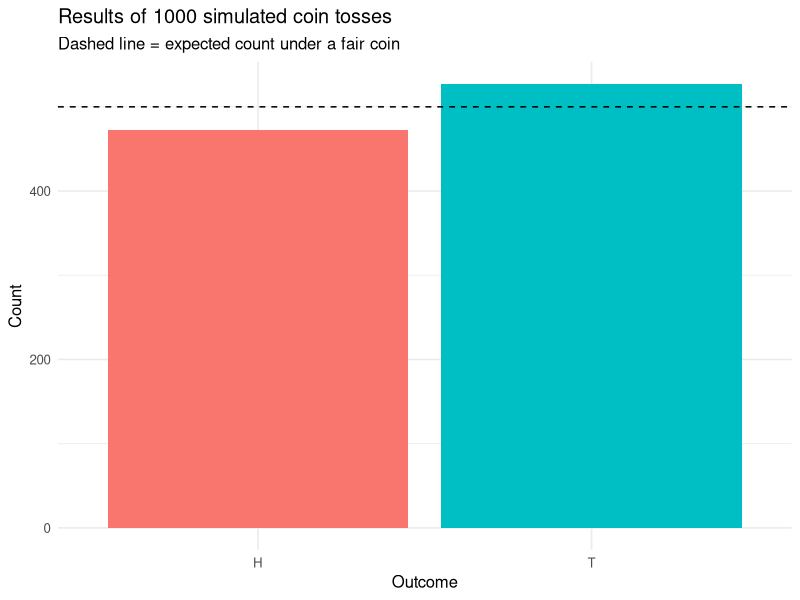
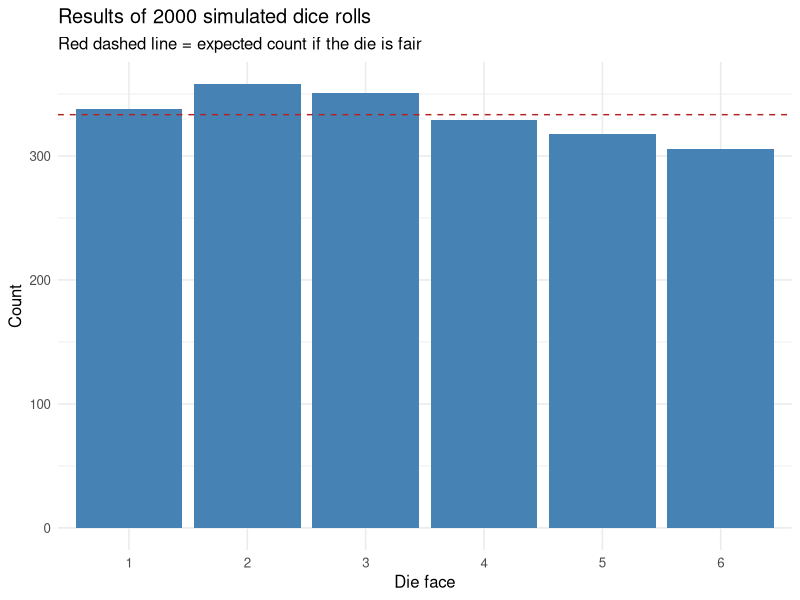
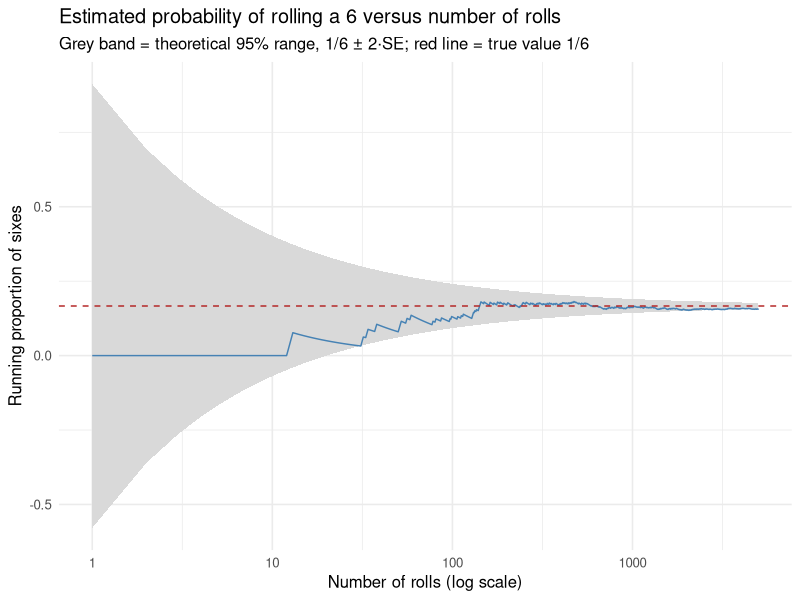
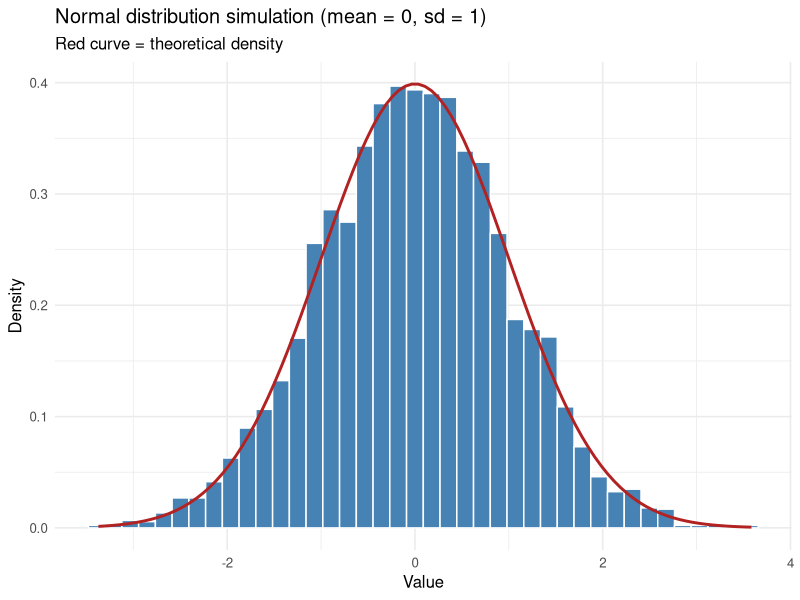
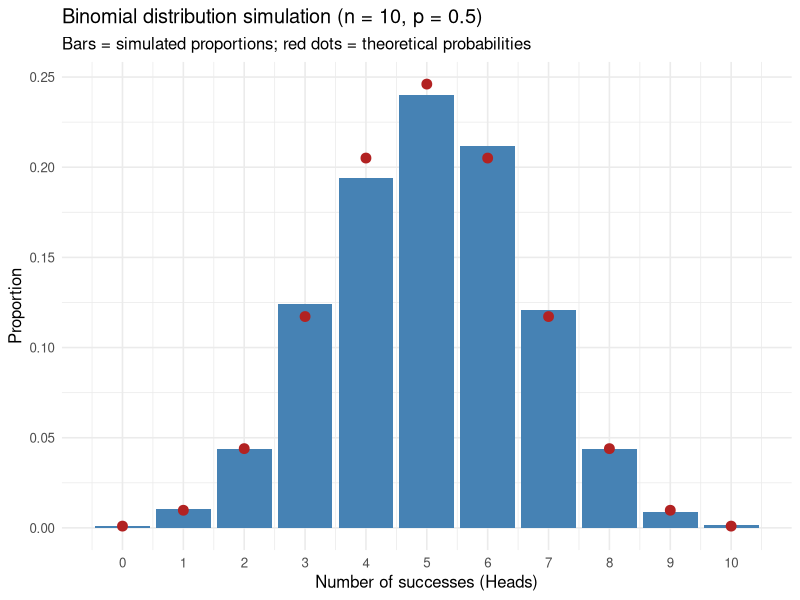
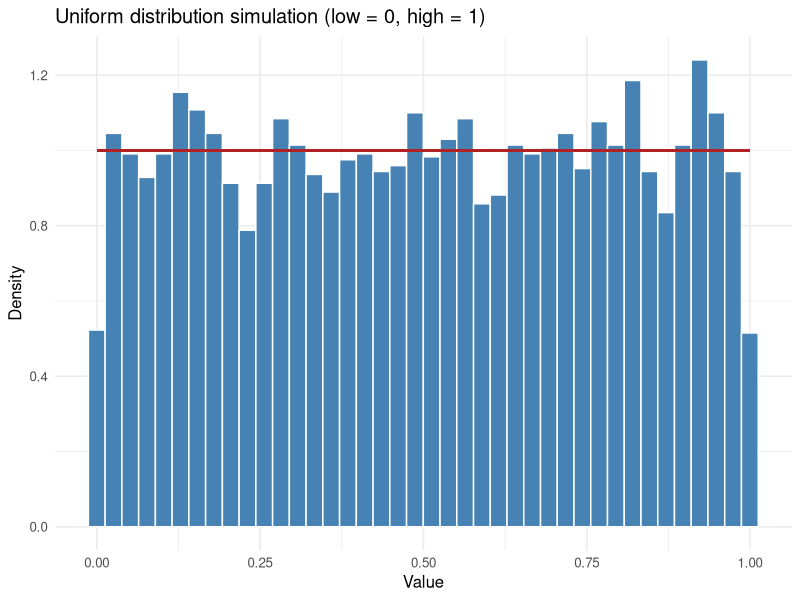
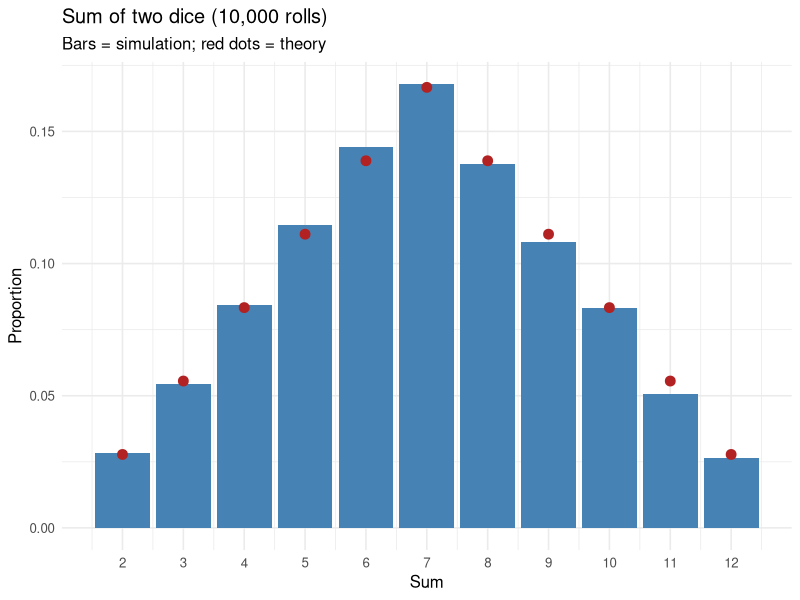

Here is the R script that generated these plots, in order:
## ---- chunk 1
knitr::opts_chunk$set(echo = TRUE, message = FALSE, warning = FALSE,
                      fig.width = 7, fig.height = 4.2)
data_dir <- if (dir.exists("../data")) "../data" else "data"
## ---- chunk 2
library(tidyverse)
theme_set(theme_minimal(base_size = 12))
## ---- chunk 3
set.seed(42)                  # reproducible results

n_tosses <- 1000              # TODO: try 50, 5000, ...

# sample(x, size, replace = TRUE, prob) draws `size` values from x
coin_outcomes <- sample(c("H", "T"), size = n_tosses, replace = TRUE, prob = c(0.5, 0.5))

# Counts and relative frequencies
coin_counts <- table(coin_outcomes)
coin_rel    <- prop.table(coin_counts)

coin_counts
round(coin_rel, 3)
## ---- chunk 4
heads <- sum(coin_outcomes == "H")
bt <- binom.test(heads, n_tosses, p = 0.5)       # exact binomial test of H0: p = 0.5

cat(sprintf("Estimated P(H) = %.3f, 95%% CI [%.3f, %.3f], p-value for H0: p = 0.5 is %.3f\n",
            bt$estimate, bt$conf.int[1], bt$conf.int[2], bt$p.value))
## ---- chunk 5
as_tibble(coin_counts) |>
  ggplot(aes(x = coin_outcomes, y = n, fill = coin_outcomes)) +
  geom_col(show.legend = FALSE) +
  geom_hline(yintercept = n_tosses / 2, linetype = "dashed") +      # expected count
  labs(title = paste("Results of", n_tosses, "simulated coin tosses"),
       subtitle = "Dashed line = expected count under a fair coin", x = "Outcome", y = "Count")
## ---- chunk 6
# TODO: write your code here
## ---- chunk 7
set.seed(42)
biased_outcomes <- sample(c("H", "T"), size = 1000, replace = TRUE, prob = c(0.7, 0.3))
round(prop.table(table(biased_outcomes)), 3)

# Can we detect the bias? Test H0: p = 0.5
binom.test(sum(biased_outcomes == "H"), 1000, p = 0.5)$p.value
## ---- chunk 8
set.seed(42)
n_rolls <- 2000                                   # TODO: experiment with different values

dice_outcomes <- sample(1:6, size = n_rolls, replace = TRUE)

dice_counts <- table(dice_outcomes)
dice_rel    <- prop.table(dice_counts)

dice_counts
round(dice_rel, 4)
## ---- chunk 9
as_tibble(dice_counts) |>
  ggplot(aes(x = dice_outcomes, y = n)) +
  geom_col(fill = "steelblue") +
  geom_hline(yintercept = n_rolls / 6, colour = "firebrick", linetype = "dashed") +
  labs(title = paste("Results of", n_rolls, "simulated dice rolls"),
       subtitle = "Red dashed line = expected count if the die is fair", x = "Die face", y = "Count")
## ---- chunk 10
chisq.test(dice_counts, p = rep(1/6, 6))
## ---- chunk 11
# TODO: write your code here
## ---- chunk 12
set.seed(42)
n_max <- 5000
rolls <- sample(1:6, n_max, replace = TRUE)

lln <- tibble(
  n     = 1:n_max,
  p_hat = cumsum(rolls == 6) / n                  # running proportion of sixes
) |>
  mutate(se = sqrt((1/6) * (5/6) / n))            # theoretical standard error

ggplot(lln, aes(x = n, y = p_hat)) +
  geom_ribbon(aes(ymin = 1/6 - 2 * se, ymax = 1/6 + 2 * se), fill = "grey85") +
  geom_line(colour = "steelblue") +
  geom_hline(yintercept = 1/6, colour = "firebrick", linetype = "dashed") +
  scale_x_log10() +
  labs(title = "Estimated probability of rolling a 6 versus number of rolls",
       subtitle = "Grey band = theoretical 95% range, 1/6 ± 2·SE; red line = true value 1/6",
       x = "Number of rolls (log scale)", y = "Running proportion of sixes")
## ---- chunk 13
set.seed(42)
mean_val <- 0       # centre of the distribution (mu)
sd_val   <- 1       # standard deviation (sigma)
n_samples_normal <- 5000

normal_samples <- rnorm(n_samples_normal, mean = mean_val, sd = sd_val)

ggplot(tibble(x = normal_samples), aes(x)) +
  geom_histogram(aes(y = after_stat(density)), bins = 40, fill = "steelblue", colour = "white") +
  stat_function(fun = dnorm, args = list(mean = mean_val, sd = sd_val),
                colour = "firebrick", linewidth = 1) +
  labs(title = "Normal distribution simulation (mean = 0, sd = 1)",
       subtitle = "Red curve = theoretical density", x = "Value", y = "Density")
## ---- chunk 14
tibble(k = 1:3,
       simulated   = sapply(1:3, function(k) mean(abs(normal_samples - mean_val) <= k * sd_val)),
       theoretical = 2 * pnorm(1:3) - 1) |>
  mutate(across(c(simulated, theoretical), ~ round(.x, 4)))
## ---- chunk 15
# TODO: write your code here
## ---- chunk 16
set.seed(42)
n_trials      <- 10     # number of coin tosses in each experiment
p_success     <- 0.5    # probability of getting Heads
n_experiments <- 5000

binomial_samples <- rbinom(n_experiments, size = n_trials, prob = p_success)

theory <- tibble(k = 0:n_trials, prob = dbinom(0:n_trials, n_trials, p_success))

ggplot(tibble(k = binomial_samples), aes(k)) +
  geom_bar(aes(y = after_stat(prop)), fill = "steelblue") +
  geom_point(data = theory, aes(y = prob), colour = "firebrick", size = 3) +
  scale_x_continuous(breaks = 0:n_trials) +
  labs(title = paste0("Binomial distribution simulation (n = ", n_trials, ", p = ", p_success, ")"),
       subtitle = "Bars = simulated proportions; red dots = theoretical probabilities",
       x = "Number of successes (Heads)", y = "Proportion")

# Compare simulated and theoretical mean and variance
c(sim_mean = mean(binomial_samples), theory_mean = n_trials * p_success,
  sim_var  = var(binomial_samples),  theory_var  = n_trials * p_success * (1 - p_success))
## ---- chunk 17
# TODO: write your code here
## ---- chunk 18
set.seed(42)
low  <- 0.0
high <- 1.0
n_samples_uniform <- 5000

uniform_samples <- runif(n_samples_uniform, min = low, max = high)

ggplot(tibble(x = uniform_samples), aes(x)) +
  geom_histogram(aes(y = after_stat(density)), bins = 40, fill = "steelblue", colour = "white") +
  stat_function(fun = dunif, args = list(min = low, max = high), colour = "firebrick", linewidth = 1) +
  labs(title = paste0("Uniform distribution simulation (low = ", low, ", high = ", high, ")"),
       x = "Value", y = "Density")
## ---- chunk 19
set.seed(42)
n <- 10000
two_dice <- tibble(s = sample(1:6, n, replace = TRUE) + sample(1:6, n, replace = TRUE))

theory <- tibble(s = 2:12, prob = (6 - abs(s - 7)) / 36)

ggplot(two_dice, aes(s)) +
  geom_bar(aes(y = after_stat(prop)), fill = "steelblue") +
  geom_point(data = theory, aes(y = prob), colour = "firebrick", size = 3) +
  scale_x_continuous(breaks = 2:12) +
  labs(title = "Sum of two dice (10,000 rolls)",
       subtitle = "Bars = simulation; red dots = theory", x = "Sum", y = "Proportion")

mean(two_dice$s >= 10)        # simulated P(S >= 10); theory = 6/36 = 0.1667
